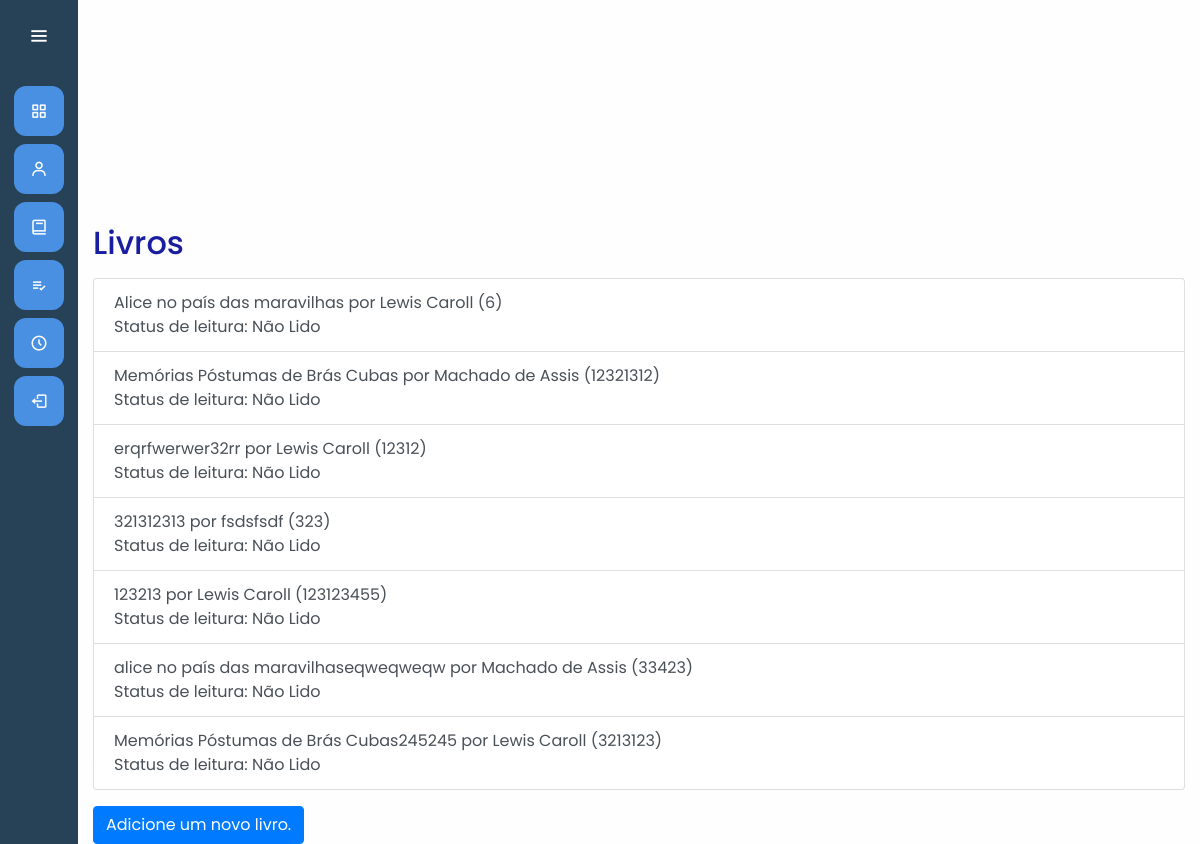
Page /mainapp/biblioteca/ (signed in) on the committed database.
### mainapp/models.py (models this page shows, shortened)
class Livro(models.Model):
    STATUS_LEITURA_CHOICES = [
        ('NL', 'Não Lido'),
        ('EL', 'Em Leitura'),
        ('L', 'Lido'),
    ]
    AVALIACAO_CHOICES = [
        (0, '0 Estrelas'),
        (1, '1 Estrela'),
        (2, '2 Estrelas'),
        (3, '3 Estrelas'),
        (4, '4 Estrelas'),
        (5, '5 Estrelas'),
    ]
    titulo = models.CharField(max_length=100)
    autor = models.CharField(max_length=100)
    anopublicado = models.IntegerField()
    genero=models.ForeignKey(Categoria, on_delete=models.SET_NULL, null=True)
    status_leitura=models.CharField(max_length=2, choices=STATUS_LEITURA_CHOICES, default='NL')
    avaliacao=models.IntegerField(choices=AVALIACAO_CHOICES, default=0)
    usuario = models.ForeignKey(settings.AUTH_USER_MODEL, on_delete=models.CASCADE, related_name='livros')

### mainapp/views.py (the view)
# urls.py: path('biblioteca/', views.Biblioteca.as_view(), name='biblioteca'),
class Biblioteca(View):
    def get(self, request):
        if not request.user.is_authenticated:
            return redirect('home')
        else:
            livros = Livro.objects.filter(usuario=request.user)
            return render(request, 'mainapp/biblioteca.html', {'livros': livros})

### mainapp/templates/mainapp/biblioteca.html (shortened to what this page needs)
{% extends "base.html" %}
{% load static %}
{% block 'head' %}
    <link rel="stylesheet" href="{% static 'mainapp/css/mainapp.css' %}">
{% endblock %}
{% block 'dashboard' %}
<div aria-live="polite" aria-atomic="true" style="position: relative; min-height: 200px;">
</div>
<div class="container mt-4">
    <h2>Livros</h2>
    <div class="list-group mt-3">
        {% for livro in livros %}
        <a href="{% url 'livro_detail' livro.id %}" class="list-group-item list-group-item-action">
            {{ livro.titulo }} por {{ livro.autor }} ({{ livro.anopublicado }})<br>
            Status de leitura: {{ livro.get_status_leitura_display }}
        </a>
        {% empty %}
        <p>Nenhum livro adicionado ainda.</p>
        {% endfor %}
    </div>
    <a href="{% url 'livro_create' %}" class="btn btn-primary mt-3">Adicione um novo livro.</a>
</div>
{% endblock %}

### templates/static/general/css/base.css (style rules this page uses)
* { margin: 0; padding: 0; box-sizing: border-box; font-family: "Poppins" , sans-serif; }

### templates/static/general/css/general.css (style rules this page uses)
:root { --main-color: #4A90E2; --dark-color: #274156; --light-color: #9BD1F9; --contrast-color: #50BFE6; --differential-color: #B3E5FC; }

### rows in the picture
Livro: titulo "Alice no país das maravilhas", autor "Lewis Caroll", anopublicado "6", status_leitura "Não Lido"
Livro: titulo "Memórias Póstumas de Brás Cubas", autor "Machado de Assis", anopublicado "12321312", status_leitura "Não Lido"
Livro: titulo "erqrfwerwer32rr", autor "Lewis Caroll", anopublicado "12312", status_leitura "Não Lido"
Livro: titulo "321312313", autor "fsdsfsdf", anopublicado "323", status_leitura "Não Lido"
Livro: titulo "123213", autor "Lewis Caroll", anopublicado "123123455", status_leitura "Não Lido"
Livro: titulo "alice no país das maravilhaseqweqweqw", autor "Machado de Assis", anopublicado "33423", status_leitura "Não Lido"
Livro: titulo "Memórias Póstumas de Brás Cubas245245", autor "Lewis Caroll", anopublicado "3213123", status_leitura "Não Lido"
